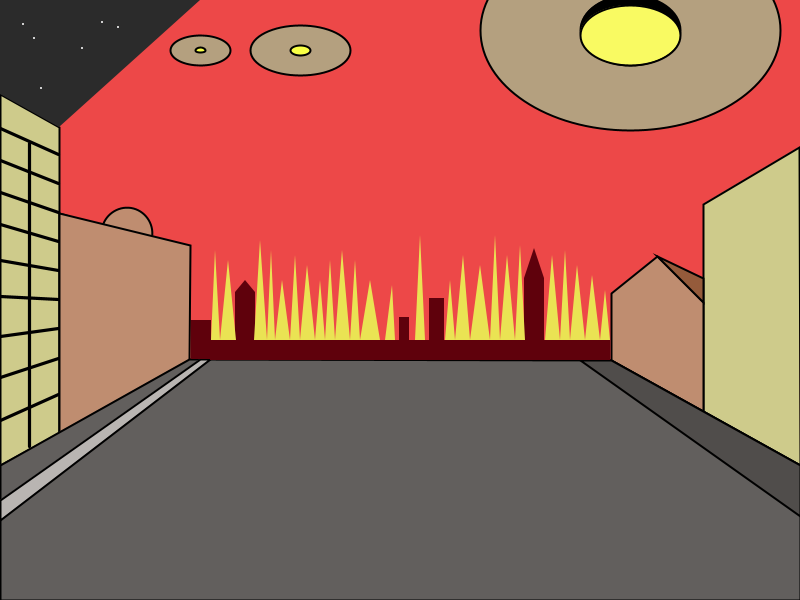
Frame 1 (no input)
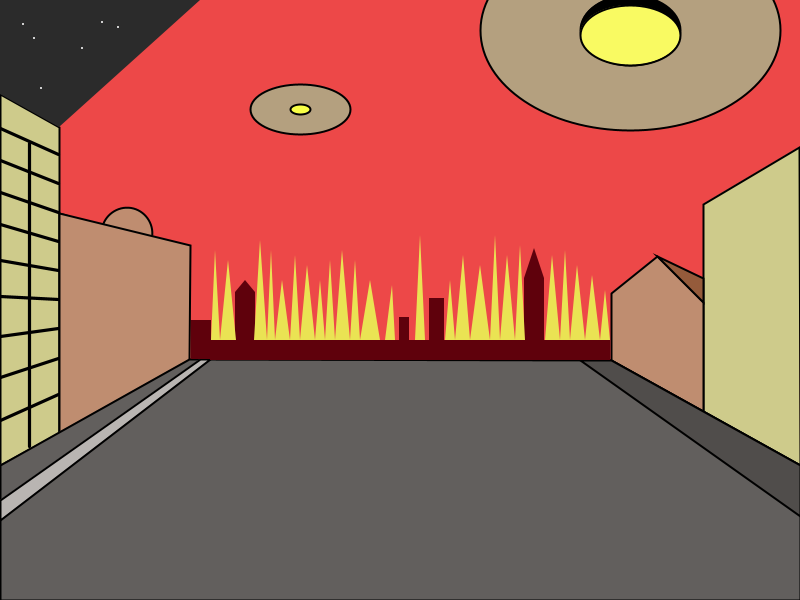
Frame 60 (the mouse pressed at the canvas centre just before this capture)
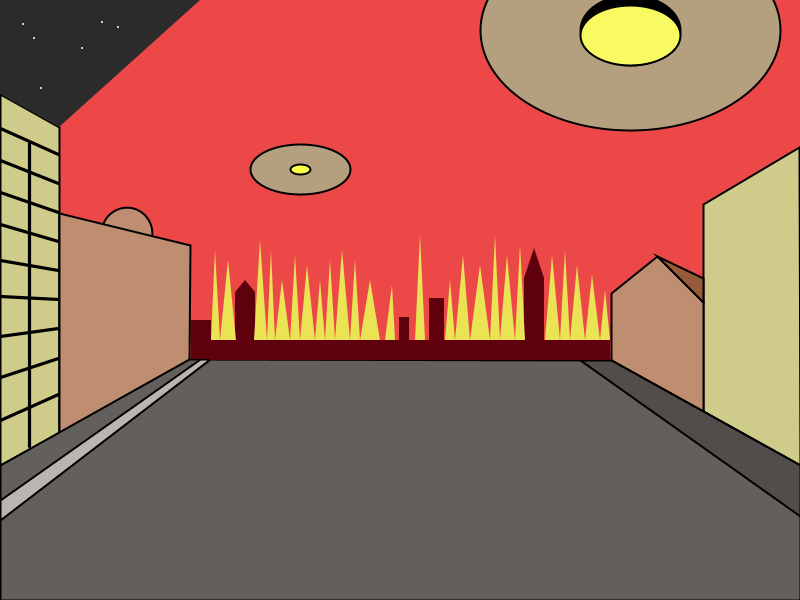
Frame 120 (the mouse held since frame 60 and released just before this capture)

The Processing sketch that drew these frames (run headless with seeded random() and noise(); from frame 60 on, the mouse is pressed at the canvas centre):

// Processing sketch: Unit_2_Project_Mar_12th
// ── Unit_2_Project_Mar_12th.pde
//Johnson Xia
//2-1
//March 3rd, 2026
void setup() {
  size(800, 600);
  background(237, 72, 72);
}
float m = 50; 
float x = 50;
void draw() {
  background(237, 72, 72);
  buildings();
  UFO2(); 
  m = m + 1;
  if (m > 100) { 
    m = -200;
  }
  UFO(); 
  x = x + 1;
  if (x > 200) {
    x = -200;
  }
}
void UFO2() {
  pushMatrix(); 
  translate(200, m); 
  stroke(0); 
  fill(180, 160, 127);
  ellipse(0, 0, 60, 30);
  fill(248, 255, 70); 
  ellipse(0, 0, 10, 5);
  popMatrix(); 
}  
void UFO() {
  pushMatrix();
  translate(300, x); 
  stroke(0); 
  fill(180, 160, 127);
  ellipse(0, 0, 100, 50);
  fill(248, 255, 70); 
  ellipse(0, 0, 20, 10); 
  popMatrix();
}

void car() {
  translate(500, 400);
  stroke(0);
  strokeWeight(2);
  fill(100, 62, 41);
  beginShape();
  vertex(32, 22);
  vertex(91, 19);
  vertex(151, 92);
  vertex(77, 93);
  endShape(CLOSE);
  rect(77, 93, 74, 30);
  fill(0);
  beginShape();
  vertex(77, 93);
  vertex(77, 123);
  vertex(32, 52);
  vertex(32, 22);
  endShape(CLOSE);
  ellipse(45, 65, 20, 30);
  ellipse(65, 100, 20, 30);
  rect(55, 45, 68, 20);
  fill(255);
  ellipse(90, 110, 10, 10);
  ellipse(140, 110, 10, 10);
}
void buildings() {
  strokeWeight(3);

  //Left first building
  fill(206, 203, 139); // Set the fill color (RGB)
  stroke(0);           // Set the outline color
  strokeWeight(2);     // Set the outline thickness

  beginShape();
  vertex(0, 94);    // Point 1
  vertex(59, 127);     // Point 2
  vertex(59, 433);    // Point 3
  vertex(0, 465);    // Point 4
  vertex(0, 94);    // Point 5
  endShape(CLOSE);

  stroke(0);
  strokeWeight(3.2);
  fill(155, 117, 47);
  line(29, 143, 29, 446);
  line(0, 128, 58, 154);
  line(0, 160, 58, 183);
  line(0, 192, 58, 212);
  line(0, 224, 58, 241);
  line(0, 260, 58, 270);
  line(0, 296, 58, 299);
  line(0, 336, 58, 328);
  line(0, 377, 58, 358);
  line(0, 420, 58, 394);

  //Left second building

  stroke(0);
  strokeWeight(2);
  fill(0);
  beginShape();
  vertex(59, 433);
  vertex(59, 213);
  vertex(66, 215);
  vertex(66, 429);
  endShape(CLOSE);

  fill(191, 141, 112);
  pushMatrix();
  translate(127, 233);
  rotate(radians(15));
  arc(0, 0, 50, 50, PI, TWO_PI);
  popMatrix();

  fill(191, 141, 112);
  stroke(0);
  strokeWeight(2);

  beginShape();
  vertex(59, 213);
  vertex(190, 245);
  vertex(189, 360);
  vertex(59, 433);
  endShape(CLOSE);

  //Sky
  fill(43, 43, 43);
  noStroke();

  beginShape();
  vertex(0, 94);
  vertex(59, 127);
  vertex(200, 0);
  vertex(0, 0);
  endShape(CLOSE);

  fill(255);
  ellipse(23, 24, 2, 2);
  ellipse(34, 38, 2, 2);
  ellipse(41, 88, 2, 2);
  ellipse(82, 48, 2, 2);
  ellipse(118, 27, 2, 2);
  ellipse(102, 22, 2, 2);

  //Right building

  fill(206, 203, 139);
  stroke(0);
  strokeWeight(2);
  beginShape();
  vertex(800, 465);
  vertex(703, 411);
  vertex(703, 204);
  vertex(799, 147);
  endShape(CLOSE);

  //Second right building
  fill(191, 141, 112);
  stroke(0);
  strokeWeight(2);
  beginShape();
  vertex(703, 411);
  vertex(611, 360);
  vertex(611, 293);
  vertex(657, 256);
  vertex(703, 302);
  endShape(CLOSE);

  fill(149, 91, 59);
  triangle(657, 256, 703, 302, 703, 278);

  fill(98, 95, 93);
  stroke(0);
  strokeWeight(2);
  beginShape();
  vertex(0, 465);
  vertex(189, 359);
  vertex(611, 360);
  vertex(800, 465);
  vertex(800, 600);
  vertex(0, 600);
  endShape(CLOSE);

  fill(80, 77, 75);
  stroke(0);
  strokeWeight(2);
  beginShape();
  vertex(611, 360);
  vertex(580, 360);
  vertex(800, 516);
  vertex(800, 465);
  endShape(CLOSE);

  //UFO stationary
  fill(180, 160, 127);
  ellipse(630, 30, 300, 200);
  fill(0);
  ellipse(630, 30, 100, 70);
  fill(249, 250, 98);
  ellipse(630, 35, 100, 60);

  fill(185, 181, 178);
  beginShape();
  vertex(200, 359);
  vertex(210, 359);
  vertex(0, 520);
  vertex(0, 500);
  endShape(CLOSE);

  //Background buildings
  noStroke();
  fill(95, 1, 12);
  rect(191, 320, 20, 39);
  rect(210, 340, 400, 20);
  rect(235, 292, 20, 50);
  triangle(235, 292, 255, 292, 245, 280);
  rect(399, 317, 10, 40);
  rect(429, 298, 15, 60);
  rect(524, 278, 20, 70);
  triangle(524, 278, 544, 278, 534, 248);
  fill(234, 227, 83);
  triangle(267, 340, 275, 340, 271, 250);
  triangle(267, 340, 254, 340, 260, 240);
  triangle(236, 340, 220, 340, 228, 260);
  triangle(220, 340, 211, 340, 215, 250);
  triangle(275, 340, 290, 340, 282, 280);
  triangle(290, 340, 300, 340, 295, 255);
  triangle(300, 340, 315, 340, 307, 265);
  triangle(315, 340, 325, 340, 320, 280);
  triangle(325, 340, 335, 340, 330, 260);
  triangle(335, 340, 350, 340, 342, 250);
  triangle(350, 340, 360, 340, 355, 260);
  triangle(360, 340, 380, 340, 370, 280);
  triangle(385, 340, 395, 340, 392, 285);
  triangle(415, 340, 425, 340, 420, 235);
  triangle(445, 340, 455, 340, 450, 280);
  triangle(455, 340, 470, 340, 463, 255);
  triangle(470, 340, 490, 340, 480, 265);
  triangle(490, 340, 500, 340, 495, 235);
  triangle(500, 340, 515, 340, 507, 255);
  triangle(515, 340, 525, 340, 520, 245);
  triangle(545, 340, 560, 340, 552, 255);
  triangle(560, 340, 570, 340, 565, 250);
  triangle(570, 340, 585, 340, 577, 265);
  triangle(585, 340, 600, 340, 592, 275);
  triangle(600, 340, 610, 340, 605, 290);
}
